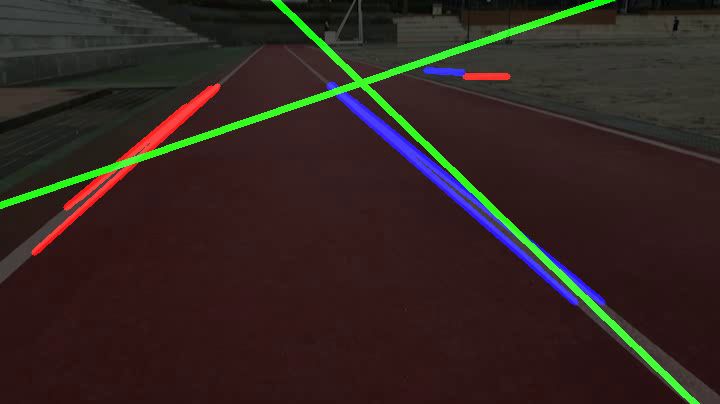
#> input picture frame 12 of opencv/output.avi, 720 x 404 px, given in place of ex3.mp4, which was not available
$ python 15-get_fitLine_Video.py
#> lines starting #> are read from the running program, lines starting #| are printed output that depends on the picture; after the words box and inside, x2 and y2 are one past the last pixel; in counts of white or black regions, pixels touching at a corner belong together; pictures that were not available may be replaced by others from this repository, and a replacement may not be noted
import cv2
import numpy as np


def grayscale(img):  # 흑백이미지로 변환
    return cv2.cvtColor(img, cv2.COLOR_RGB2GRAY)


def gaussian_blur(img, kernel_size):  # 가우시안 필터
    return cv2.GaussianBlur(img, (kernel_size, kernel_size), 0)


def canny(img, low_threshold, high_threshold):  # Canny 알고리즘
    return cv2.Canny(img, low_threshold, high_threshold)


def region_of_interest(img, vertices, color3=(255, 255, 255), color1=255):  # ROI 셋팅

    mask = np.zeros_like(img)  # mask = img와 같은 크기의 빈 이미지

    if len(img.shape) > 2:  # Color 이미지(3채널)라면 :
        color = color3
    else:  # 흑백 이미지(1채널)라면 :
        color = color1

    # vertices에 정한 점들로 이뤄진 다각형부분(ROI 설정부분)을 color로 채움
    cv2.fillPoly(mask, vertices, color)

    # 이미지와 color로 채워진 ROI를 합침
    ROI_image = cv2.bitwise_and(img, mask)
    return ROI_image


def draw_lines(img, lines, color=[0, 0, 255], thickness=5):  # 선 그리기
    for line in lines:
        for x1, y1, x2, y2 in line:
            cv2.line(img, (x1, y1), (x2, y2), color, thickness)


def draw_fit_line(img, lines, color=[255, 0, 0], thickness=5):  # 대표선 그리기
    cv2.line(img, (lines[0], lines[1]), (lines[2], lines[3]), color, thickness)


def hough_lines(img, rho, theta, threshold, min_line_len, max_line_gap):  # 허프 변환
    lines = cv2.HoughLinesP(img, rho, theta, threshold, np.array([]), minLineLength=min_line_len,
                            maxLineGap=max_line_gap)

    return lines


def weighted_img(img, initial_img, α=1, β=1., λ=0.):  # 두 이미지 operlap 하기
    # return cv2.addWeighted(initial_img, α, img, β, λ)
    return cv2.addWeighted(initial_img, 0.3, img, 1, 1)


def get_fitline(img, f_lines):
    lines = np.squeeze(f_lines)
    lines = lines.reshape(lines.shape[0] * 2, 2)

    rows, cols = img.shape[:2]
    output = cv2.fitLine(lines, cv2.DIST_L2, 0, 0.01, 0.01)
    vx, vy, x, y = output[0], output[1], output[2], output[3]

    leftY = int((-x * vy / vx) + y)
    rightY = int(((cols - x) * vy / vx) + y)

    x1, y1 = cols - 1, rightY
    x2, y2 = 0, leftY

    result = [x1, y1, x2, y2]

    return result


cap = cv2.VideoCapture("../video/ex3.mp4")

# 재생할 파일의 넓이와 높이
width = cap.get(cv2.CAP_PROP_FRAME_WIDTH)
height = cap.get(cv2.CAP_PROP_FRAME_HEIGHT)

fourcc = cv2.VideoWriter_fourcc(*'DIVX')
out = cv2.VideoWriter('output.avi', fourcc, 30.0, (int(width), int(height)))

while (cap.isOpened()):
    ret, image = cap.read()
#> image is the input picture: shape (404, 720, 3); mean B, G, R 33, 37.4, 49.7

    if image is None:
        break

    height, width = image.shape[:2]
#> height = 404; width = 720
    try:

        gray_img = grayscale(image)
#> in grayscale, `return cv2.cvtColor(img, cv2.COLOR_RGB2GRAY)`:
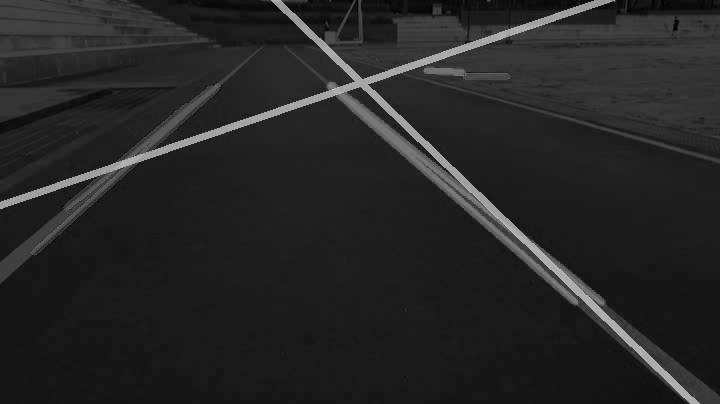
#> returned value: shape (404, 720); min 0, max 201, mean 37.5
        blur_img = gaussian_blur(gray_img, 5)

        # 미디안 블러링으로 좌우의 배수구망 이미지 제거
        blur_img = cv2.medianBlur(blur_img, 11)
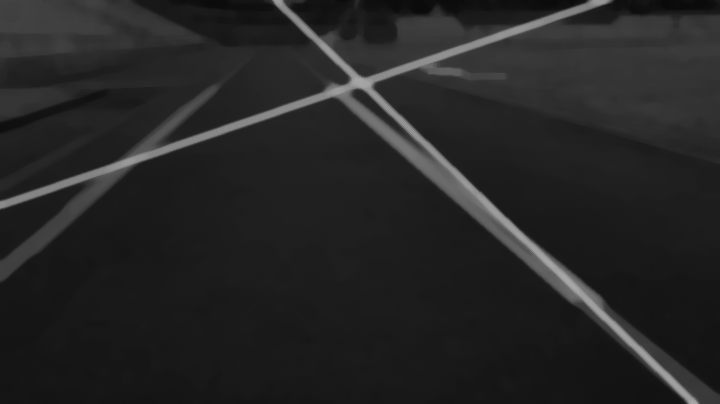
#> blur_img: shape (404, 720); min 9, max 168, mean 37.1
        ret, thr_img = cv2.threshold(blur_img, 170, 255, cv2.THRESH_BINARY)
#> thr_img: shape (404, 720); every value is 0

        # canny_img = canny(blur_img, 30, 350)
        canny_img_thr = canny(thr_img, 30, 350)

        # TODO 이미지 프로세싱 결과 점검
        # cv2.imshow("image_processing1", blur_img)
        # cv2.imshow("image_processing2", thr_img)

        vertices = np.array(
            [[(0, height / 2 + 100), (width / 2 - 200, 70), (width / 2 + 200, 70), (width, height / 2 + 100)]],
            dtype=np.int32)

        # TODO ROI 영역 설정 결과 점검
        check_roi = region_of_interest(image, vertices)
#> in region_of_interest, `cv2.fillPoly(mask, vertices, color)`:
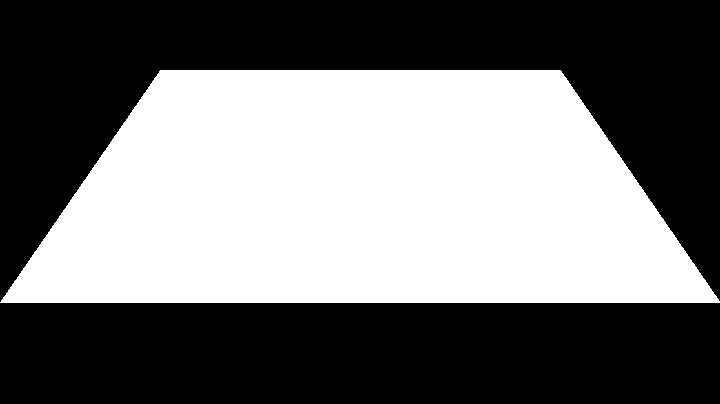
#> mask: shape (404, 720, 3); 44.9% white; 1 white region, box (x1, y1, x2, y2) and area: (0, 70, 720, 303) 130676
#> in region_of_interest, `ROI_image = cv2.bitwise_and(img, mask)`:
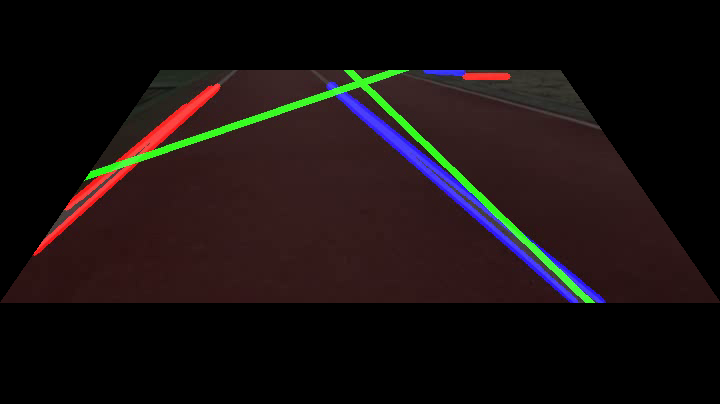
#> ROI_image: shape (404, 720, 3); mean B, G, R 16.2, 16.7, 24.8
        cv2.imshow("ROI", check_roi)

        ROI_img = region_of_interest(canny_img_thr, vertices)
        line_arr = hough_lines(ROI_img, 1, 1 * np.pi / 180, 30, 10, 20)
#> in hough_lines, `lines = cv2.HoughLinesP(img, rho, theta, threshold, np.array([]), minL..`: lines = None
        # line_arr = hough_lines(canny_img, 1, 1 * np.pi / 180, 30, 10, 20)
        line_arr = np.squeeze(line_arr)

        # 기울기 구하기
        slope_degree = (np.arctan2(line_arr[:, 1] - line_arr[:, 3], line_arr[:, 0] - line_arr[:, 2]) * 180) / np.pi

        # 수평 기울기 제한
        line_arr = line_arr[np.abs(slope_degree) < 160]
        slope_degree = slope_degree[np.abs(slope_degree) < 160]

        # 수직 기울기 제한
        line_arr = line_arr[np.abs(slope_degree) > 95]
        slope_degree = slope_degree[np.abs(slope_degree) > 95]

        # 필터링된 직선 버리기
        L_lines, R_lines = line_arr[(slope_degree > 0), :], line_arr[(slope_degree < 0), :]
        temp = np.zeros((image.shape[0], image.shape[1], 3), dtype=np.uint8)
        L_lines, R_lines = L_lines[:, None], R_lines[:, None]

        # 왼쪽, 오른쪽 각각 대표선 구하기
        left_fit_line = get_fitline(image, L_lines)
        right_fit_line = get_fitline(image, R_lines)

        draw_lines(temp, L_lines, [0, 0, 255])
        draw_lines(temp, R_lines, [255, 0, 0])

        # 대표선 그리기
        draw_fit_line(temp, left_fit_line, [0, 255, 0])
        draw_fit_line(temp, right_fit_line, [0, 255, 0])

        result = weighted_img(temp, image)
    except:
        result = image

    cv2.imshow('result', result)
    out.write(result)

    if cv2.waitKey(1) & 0xFF == ord('q'):
#> (key q is pressed here)
        break

cap.release()
out.release()
cv2.destroyAllWindows()

$ run again, starting later in the video
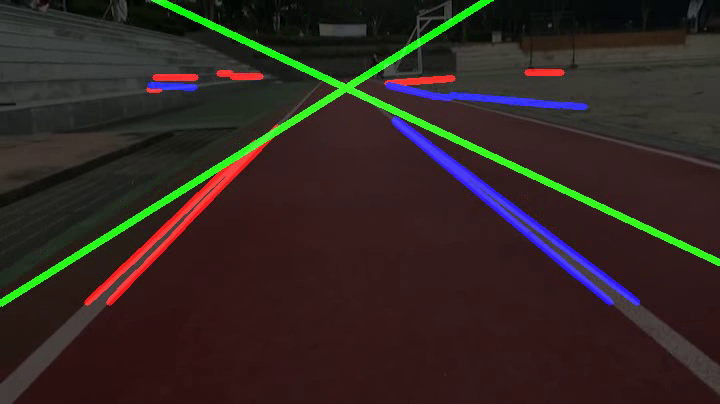
#> input picture frame 54 of opencv/output.avi, 720 x 404 px, given in place of ex3.mp4, which was not available
#> image is the input picture: shape (404, 720, 3); mean B, G, R 34.7, 38.8, 49.2
#> `blur_img = cv2.medianBlur(blur_img, 11)`:
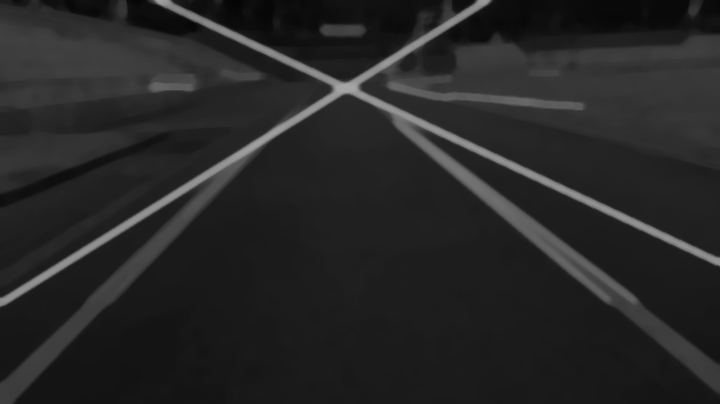
#> blur_img: shape (404, 720); min 4, max 165, mean 38.3
#> thr_img: shape (404, 720); every value is 0
#> mask: shape (404, 720, 3); 44.9% white; 1 white region, box (x1, y1, x2, y2) and area: (0, 70, 720, 303) 130676
#> in region_of_interest, `ROI_image = cv2.bitwise_and(img, mask)`:
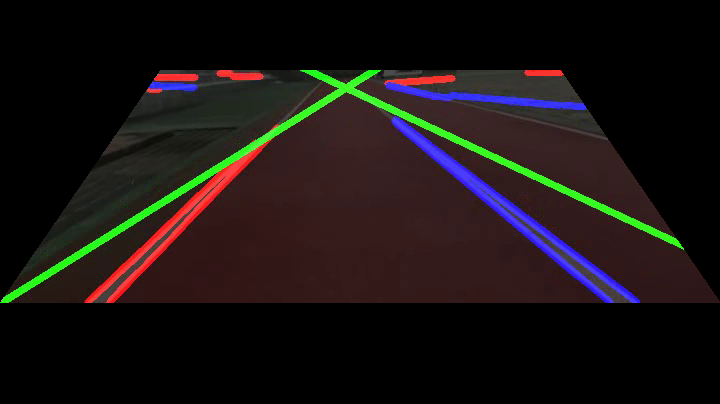
#> ROI_image: shape (404, 720, 3); mean B, G, R 18.4, 19.4, 25.3
#> lines = None

$ run again, starting later in the video
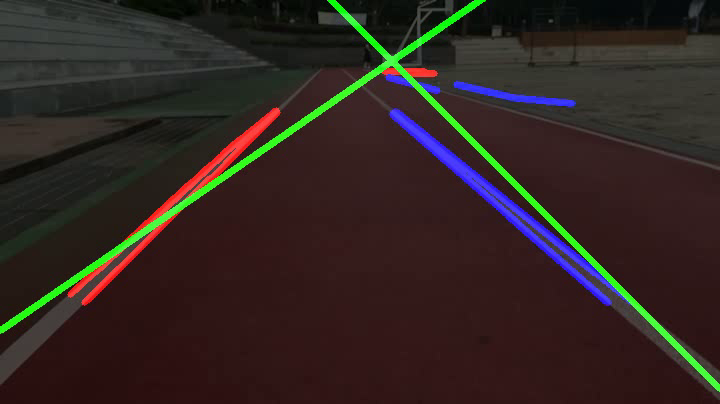
#> input picture frame 96 of opencv/output.avi, 720 x 404 px, given in place of ex3.mp4, which was not available
#> image is the input picture: shape (404, 720, 3); mean B, G, R 33.5, 37.5, 48.6
#> `ret, thr_img = cv2.threshold(blur_img, 170, 255, cv2.THRESH_BINARY)`:
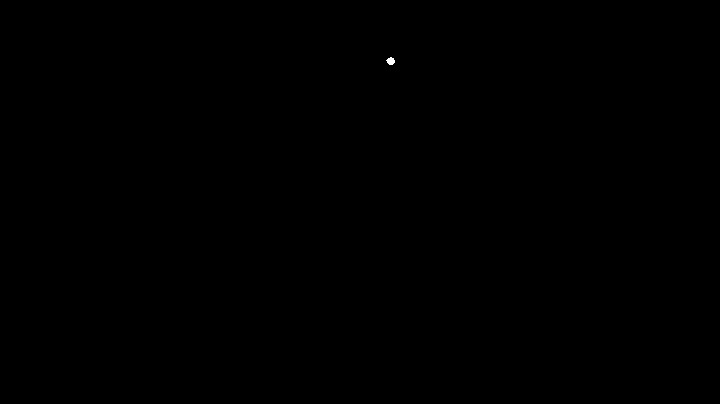
#> thr_img: shape (404, 720); 0.02% white; 1 white region, box (x1, y1, x2, y2) and area: (386, 57, 395, 65) 50
#> mask: shape (404, 720, 3); 44.9% white; 1 white region, box (x1, y1, x2, y2) and area: (0, 70, 720, 303) 130676
#> in region_of_interest, `ROI_image = cv2.bitwise_and(img, mask)`:
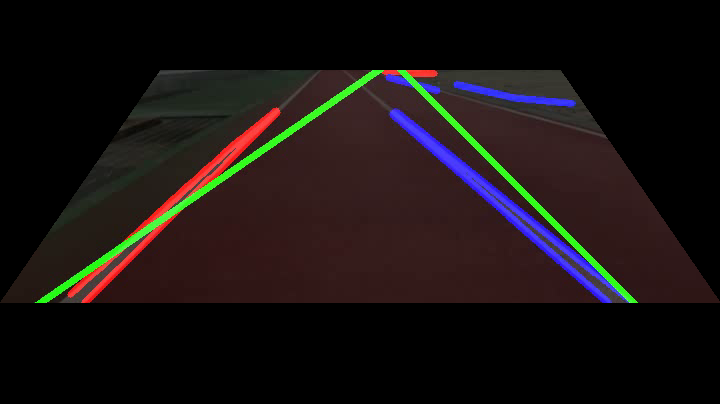
#> ROI_image: shape (404, 720, 3); mean B, G, R 17.3, 18.1, 24.5
#> ROI_image: shape (404, 720); every value is 0
#> lines = None
